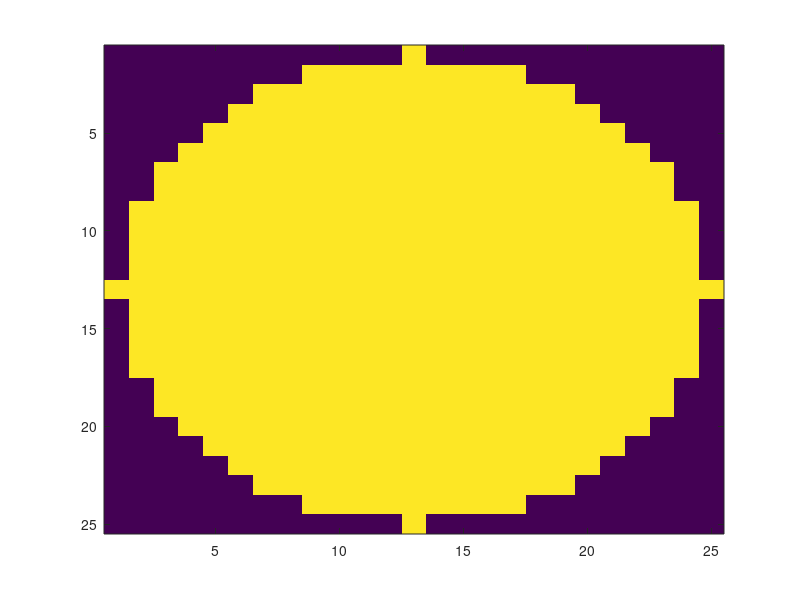

Write MATLAB code to recreate this figure. (Note: this script raises an error after producing the figure.)
% Ralf Mouthaan
% University of Cambridge
% September 2020
%
% Testing the imaging capability of my system.

clc; clear variables; close all;

%%

Mask = ones(25, 25);
x = linspace(-12,12,25);
Mask(sqrt(x.^2 + x.'.^2) > 12) = 0;
Mask = logical(Mask);
imagesc(Mask);

load('T-Matrix');

%% Spade Hologram

Eout_meas = dlmread('Spade Result.txt');
Ein_meas = dlmread('Spade Hologram.txt');

Ein_meas = Ein_meas.';

Ein_meas = reshape(Ein_meas, 25, 25);
h = figure('Position', [400 400 400 400]);
imagesc(abs(Ein_meas));
cbar = colorbar;
axis square;
xticks('');
yticks('');
caxis([0 1.1])
cbar.Ticks = [0 0.25 0.5 0.75 1];

saveas(h, 'SpadeAmplitudeDisplayed.png');

Eout_meas = Eout_meas(:);
Eout_meas = conj(Eout_meas);

Ein_est = Tinv*Eout_meas;
Ein_est = reshape(Ein_est, 25,25);

h = figure('Position', [400 400 400 400]);
imagesc(abs(Ein_est));
cbar = colorbar;
axis square;
xticks('');
yticks('');
caxis([0 1.1])
cbar.Ticks = [0 0.25 0.5 0.75 1];

saveas(h, 'SpadeAmplitudeEstimated.png');

fprintf('Spade Error = %f\n', sum(sum(abs(abs(Ein_est(Mask)) - abs(Ein_meas(Mask))))) / sum(sum(Mask)));

%% Club Hologram

Eout_meas = dlmread('Club Result.txt');
Ein_meas = dlmread('Club Hologram.txt');

Ein_meas = Ein_meas.';

Ein_meas = reshape(Ein_meas, 25, 25);
h = figure('Position', [400 400 400 400]);
imagesc(abs(Ein_meas));
cbar = colorbar;
axis square;
xticks('');
yticks('');
caxis([0 1.1])
cbar.Ticks = [0 0.25 0.5 0.75 1];

saveas(h, 'ClubAmplitudeDisplayed.png');

Eout_meas = Eout_meas(:);
Eout_meas = conj(Eout_meas);

Ein_est = Tinv*Eout_meas;
Ein_est = reshape(Ein_est, 25,25);

h = figure('Position', [400 400 400 400]);
imagesc(abs(Ein_est));
cbar = colorbar;
axis square;
xticks('');
yticks('');
caxis([0 1.1])
cbar.Ticks = [0 0.25 0.5 0.75 1];

saveas(h, 'ClubAmplitudeEstimated.png');

fprintf('Club Error = %f\n', sum(sum(abs(abs(Ein_est(Mask)) - abs(Ein_meas(Mask))))) / sum(sum(Mask)));

%% Heart Hologram

Eout_meas = dlmread('Heart Result.txt');
Ein_meas = dlmread('Heart Hologram.txt');

Ein_meas = Ein_meas.';

Ein_meas = reshape(Ein_meas, 25, 25);
h = figure('Position', [400 400 400 400]);
imagesc(abs(Ein_meas));
cbar = colorbar;
axis square;
xticks('');
yticks('');
caxis([0 1.1])
cbar.Ticks = [0 0.25 0.5 0.75 1];

saveas(h, 'HeartAmplitudeDisplayed.png');

Eout_meas = Eout_meas(:);
Eout_meas = conj(Eout_meas);

Ein_est = Tinv*Eout_meas;
Ein_est = reshape(Ein_est, 25,25);

h = figure('Position', [400 400 400 400]);
imagesc(abs(Ein_est));
cbar = colorbar;
axis square;
xticks('');
yticks('');
caxis([0 1.1])
cbar.Ticks = [0 0.25 0.5 0.75 1];

saveas(h, 'HeartAmplitudeEstimated.png');

fprintf('Heart Error = %f\n', sum(sum(abs(abs(Ein_est(Mask)) - abs(Ein_meas(Mask))))) / sum(sum(Mask)));

%% Diamond Hologram

Eout_meas = dlmread('Diamond Result.txt');
Ein_meas = dlmread('Diamond Hologram.txt');

Ein_meas = Ein_meas.';

Ein_meas = reshape(Ein_meas, 25, 25);
h = figure('Position', [400 400 400 400]);
imagesc(abs(Ein_meas));
cbar = colorbar;
axis square;
xticks('');
yticks('');
caxis([0 1.1])
cbar.Ticks = [0 0.25 0.5 0.75 1];

saveas(h, 'DiamondAmplitudeDisplayed.png');

Eout_meas = Eout_meas(:);
Eout_meas = conj(Eout_meas);

Ein_est = Tinv*Eout_meas;
Ein_est = reshape(Ein_est, 25,25);

h = figure('Position', [400 400 400 400]);
imagesc(abs(Ein_est));
cbar = colorbar;
axis square;
xticks('');
yticks('');
caxis([0 1.1])
cbar.Ticks = [0 0.25 0.5 0.75 1];

saveas(h, 'DiamondAmplitudeEstimated.png');

fprintf('Diamond Error = %f\n', sum(sum(abs(abs(Ein_est(Mask)) - abs(Ein_meas(Mask))))) / sum(sum(Mask)));

